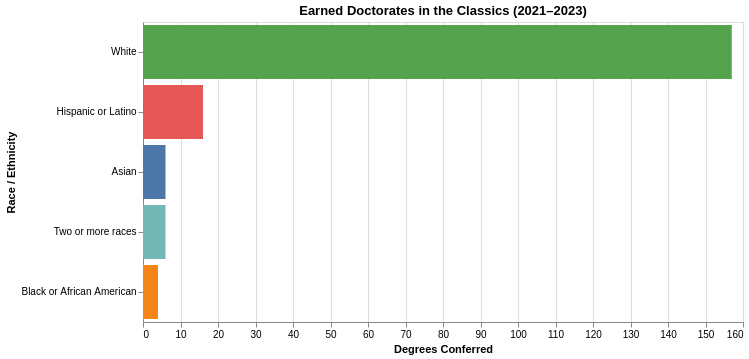

This figure's notebook cell:
### Markdown cell above
<div class="text-box">
    
## Earned Doctorates in the Classics by Race/Ethnicity

### Code cell
#| code-fold: true


majors = [
   '16.12 - Classics and Classical Languages, Literatures, and Linguistics.',      
'30.22 - Classical and Ancient Studies.'

]

majors_df = (
     df[df["Major"].isin(majors)]
    .groupby(["Major", "Race and Ethnicity"])["Awards/Degrees Conferred"]
    .sum()
    .reset_index()
)


overall = (
    majors_df.groupby("Race and Ethnicity")["Awards/Degrees Conferred"]
    .sum()
    .reset_index()
)
overall["Major"] = "All Earned Doctorates in the Classics (total)"
majors_df = pd.concat([majors_df, overall], ignore_index=True)


major_dropdown = alt.binding_select(
    options=majors_df["Major"].unique().tolist(),
    name="Select Major: "
)
major_param = alt.param(
    name="Major",
    bind=major_dropdown,
    value="All Earned Doctorates in the Classics (total)"
)


chart = (
    alt.Chart(majors_df)
    .add_params(major_param)
    .transform_filter(
        alt.datum.Major == major_param
    )
    .mark_bar()
    .encode(
        x=alt.X("Awards/Degrees Conferred:Q", title="Degrees Conferred"),
        y=alt.Y("Race and Ethnicity:N", sort="-x", title="Race / Ethnicity"),
        color=alt.Color("Race and Ethnicity:N", legend=None),
        tooltip=["Race and Ethnicity:N", "Awards/Degrees Conferred:Q"]
    )
    .properties(
        title="Earned Doctorates in the Classics (2021–2023)",
        width=600,
        height=300
    )
)



chart

### Figure 1 — Vega-Lite specification as saved in the notebook (floating-point values rounded to 4 significant figures)
{"config": {"view": {"continuousWidth": 300, "continuousHeight": 300}}, "data": {"name": "data-5c3429344dae50480427881415b5b655"}, "mark": {"type": "bar"}, "encoding": {"color": {"field": "Race and Ethnicity", "legend": null, "type": "nominal"}, "tooltip": [{"field": "Race and Ethnicity", "type": "nominal"}, {"field": "Awards/Degrees Conferred", "type": "quantitative"}], "x": {"field": "Awards/Degrees Conferred", "title": "Degrees Conferred", "type": "quantitative"}, "y": {"field": "Race and Ethnicity", "sort": "-x", "title": "Race / Ethnicity", "type": "nominal"}}, "height": 300, "params": [{"name": "Major", "bind": {"input": "select", "options": ["16.12 - Classics and Classical Languages, Literatures, and Linguistics.", "30.22 - Classical and Ancient Studies.", "All Earned Doctorates in the Classics (total)"], "name": "Select Major: "}, "value": "All Earned Doctorates in the Classics (total)"}], "title": "Earned Doctorates in the Classics (2021–2023)", "transform": [{"filter": "(datum.Major === Major)"}], "width": 600, "$schema": "https://vega.github.io/schema/vega-lite/v5.14.1.json", "datasets": {"data-5c3429344dae50480427881415b5b655": [{"Major": "16.12 - Classics and Classical Languages, Literatures, and Linguistics.", "Race and Ethnicity": "Asian", "Awards/Degrees Conferred": 5}, {"Major": "16.12 - Classics and Classical Languages, Literatures, and Linguistics.", "Race and Ethnicity": "Black or African American", "Awards/Degrees Conferred": 3}, {"Major": "16.12 - Classics and Classical Languages, Literatures, and Linguistics.", "Race and Ethnicity": "Hispanic or Latino", "Awards/Degrees Conferred": 14}, {"Major": "16.12 - Classics and Classical Languages, Literatures, and Linguistics.", "Race and Ethnicity": "Two or more races", "Awards/Degrees Conferred": 5}, {"Major": "16.12 - Classics and Classical Languages, Literatures, and Linguistics.", "Race and Ethnicity": "White", "Awards/Degrees Conferred": 136}, {"Major": "30.22 - Classical and Ancient Studies.", "Race and Ethnicity": "Asian", "Awards/Degrees Conferred": 1}, {"Major": "30.22 - Classical and Ancient Studies.", "Race and Ethnicity": "Black or African American", "Awards/Degrees Conferred": 1}, {"Major": "30.22 - Classical and Ancient Studies.", "Race and Ethnicity": "Hispanic or Latino", "Awards/Degrees Conferred": 2}, {"Major": "30.22 - Classical and Ancient Studies.", "Race and Ethnicity": "Two or more races", "Awards/Degrees Conferred": 1}, {"Major": "30.22 - Classical and Ancient Studies.", "Race and Ethnicity": "White", "Awards/Degrees Conferred": 21}, {"Major": "All Earned Doctorates in the Classics (total)", "Race and Ethnicity": "Asian", "Awards/Degrees Conferred": 6}, {"Major": "All Earned Doctorates in the Classics (total)", "Race and Ethnicity": "Black or African American", "Awards/Degrees Conferred": 4}, {"Major": "All Earned Doctorates in the Classics (total)", "Race and Ethnicity": "Hispanic or Latino", "Awards/Degrees Conferred": 16}, {"Major": "All Earned Doctorates in the Classics (total)", "Race and Ethnicity": "Two or more races", "Awards/Degrees Conferred": 6}, {"Major": "All Earned Doctorates in the Classics (total)", "Race and Ethnicity": "White", "Awards/Degrees Conferred": 157}]}}
